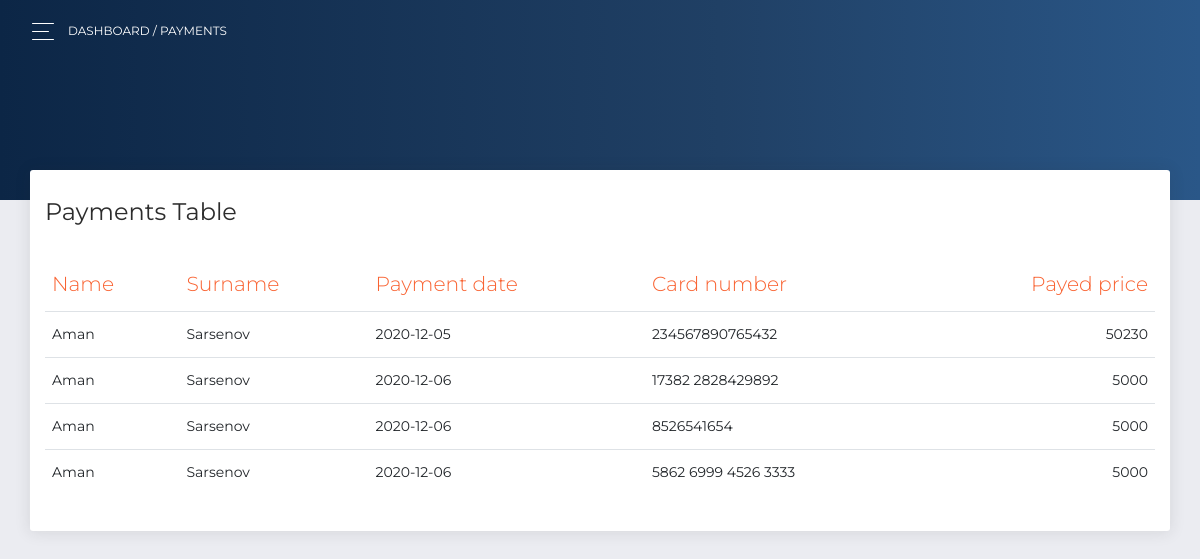
The page /admin/payments.php (signed in) on the database its author committed.
### tables this page shows
CREATE TABLE `payments` (
  `payment_id` int(11) NOT NULL,
  `user_id` int(11) NOT NULL,
  `payment_date` date NOT NULL,
  `card_number` text NOT NULL,
  `payed_price` int(11) NOT NULL
);

CREATE TABLE `users` (
  `user_id` int(11) NOT NULL,
  `u_name` text NOT NULL,
  `u_surname` text NOT NULL,
  `username` text NOT NULL,
  `psw` text NOT NULL,
  `user_money` int(11) NOT NULL DEFAULT '0'
);

### admin/payments.php (the view, shortened to what this page needs)
<!DOCTYPE html>
<html lang="en">
<head>
  <link rel="stylesheet" href="https://use.fontawesome.com/releases/v5.7.1/css/all.css">
  <link href="assets/css/bootstrap.min.css" rel="stylesheet" />
  <link href="assets/css/now-ui-dashboard.css?v=1.5.0" rel="stylesheet" />
  <link href="assets/demo/demo.css" rel="stylesheet" />
</head>
<body class="">
  <div class="wrapper ">
    <div class="main-panel" id="main-panel">
      <nav class="navbar navbar-expand-lg navbar-transparent  bg-primary  navbar-absolute">
        <div class="container-fluid">
          <div class="navbar-wrapper">
            <div class="navbar-toggle">
              <button type="button" class="navbar-toggler">
                <span class="navbar-toggler-bar bar1"></span>
                <span class="navbar-toggler-bar bar2"></span>
                <span class="navbar-toggler-bar bar3"></span>
              </button>
            </div>
            <a class="navbar-brand" href="#pablo">Dashboard / PAYMENTS</a>
          </div>
        </div>
      </nav>
      <div class="panel-header panel-header-lg" style="height: 25vh !important;">
      </div>
      <div class="content">
        <div class="row">
  <div class="col-md-12">
            <div class="card">
              <div class="card-header">
                <h4 class="card-title"> Payments Table</h4>
              </div>
              <div class="card-body">
                <div class="table-responsive">
                  <table class="table">
                    <thead class=" text-primary">
                      <th>Name</th>
                      <th>Surname</th>
                      <th>Payment date</th>
                      <th>Card number</th>
                      <th class="text-right">
                        Payed price
                      </th>
                    </thead>
                    <tbody>
                      <?php
              include_once '../endpoints/db.php';
              $selUsers = "SELECT * FROM payments INNER JOIN users ON payments.user_id = users.user_id";
              $startSel = $con->query($selUsers);
              while($row= $startSel->fetch_assoc()){
                echo ' <tr>
                        <td>'.$row['u_name'].'</td>
                        <td>'.$row['u_surname'].'</td>
                        <td>'.$row['payment_date'].'</td>
                        <td>'.$row['card_number'].'</td>
                         <td class="text-right">'.$row['payed_price'].'</td></tr>' ;
                }
           ?>
                    </tbody>
                  </table>
                </div>
              </div>
            </div>
          </div>
        </div>
      </div>
    </div>
  </div>
</body>
</html>

### rows shown on the page
payments: user.u_name "Aman", user.u_surname "Sarsenov", payment_date "2020-12-05", card_number "234567890765432", payed_price "50230"
payments: user.u_name "Aman", user.u_surname "Sarsenov", payment_date "2020-12-06", card_number "17382 2828429892", payed_price "5000"
payments: user.u_name "Aman", user.u_surname "Sarsenov", payment_date "2020-12-06", card_number "8526541654", payed_price "5000"
payments: user.u_name "Aman", user.u_surname "Sarsenov", payment_date "2020-12-06", card_number "5862 6999 4526 3333", payed_price "5000"
